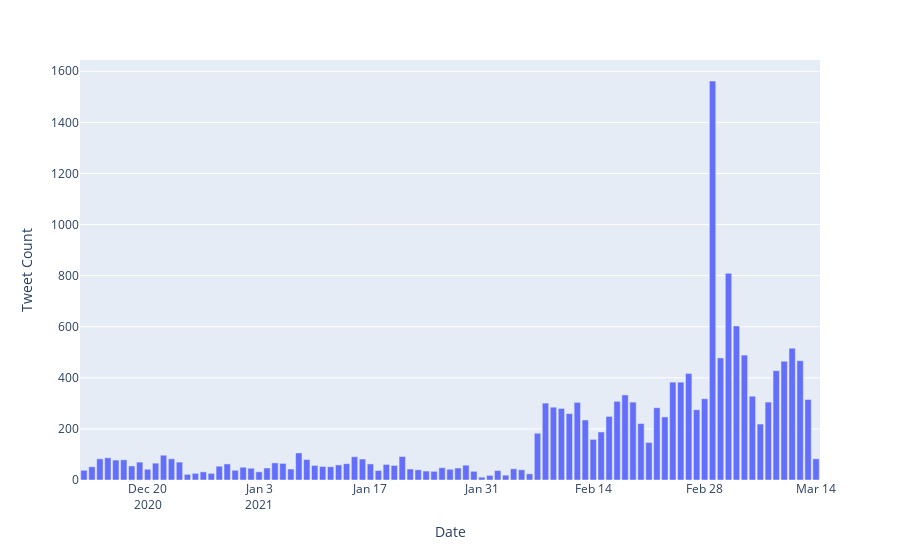

The cell this chart's notebook holds for it:
### Code cell
# let's inspect how many tweets there were with respect to time
timeline = df.groupby(['date']).count().reset_index()
timeline['count'] = timeline['text']
timeline = timeline[['date', 'count']]
fig = px.bar(timeline, x='date', y='count', labels={'date': 'Date', 'count': 'Tweet Count'})
fig.show()
# fig.write_image("./figures/tweet_freq_over_time.png")

### Figure 1 — Plotly figure (JSON) as saved in the notebook; plotly's stock layout.template omitted (floating-point values rounded to 4 significant figures)
{"data": [{"alignmentgroup": "True", "hovertemplate": "Date=%{x}<br>Tweet Count=%{y}<extra></extra>", "legendgroup": "", "marker": {"color": "#636efa", "pattern": {"shape": ""}}, "name": "", "offsetgroup": "", "orientation": "v", "showlegend": false, "textposition": "auto", "type": "bar", "x": ["2020-12-12", "2020-12-13", "2020-12-14", "2020-12-15", "2020-12-16", "2020-12-17", "2020-12-18", "2020-12-19", "2020-12-20", "2020-12-21", "2020-12-22", "2020-12-23", "2020-12-24", "2020-12-25", "2020-12-26", "2020-12-27", "2020-12-28", "2020-12-29", "2020-12-30", "2020-12-31", "2021-01-01", "2021-01-02", "2021-01-03", "2021-01-04", "2021-01-05", "2021-01-06", "2021-01-07", "2021-01-08", "2021-01-09", "2021-01-10", "2021-01-11", "2021-01-12", "2021-01-13", "2021-01-14", "2021-01-15", "2021-01-16", "2021-01-17", "2021-01-18", "2021-01-19", "2021-01-20", "2021-01-21", "2021-01-22", "2021-01-23", "2021-01-24", "2021-01-25", "2021-01-26", "2021-01-27", "2021-01-28", "2021-01-29", "2021-01-30", "2021-01-31", "2021-02-01", "2021-02-02", "2021-02-03", "2021-02-04", "2021-02-05", "2021-02-06", "2021-02-07", "2021-02-08", "2021-02-09", "2021-02-10", "2021-02-11", "2021-02-12", "2021-02-13", "2021-02-14", "2021-02-15", "2021-02-16", "2021-02-17", "2021-02-18", "2021-02-19", "2021-02-20", "2021-02-21", "2021-02-22", "2021-02-23", "2021-02-24", "2021-02-25", "2021-02-26", "2021-02-27", "2021-02-28", "2021-03-01", "2021-03-02", "2021-03-03", "2021-03-04", "2021-03-05", "2021-03-06", "2021-03-07", "2021-03-08", "2021-03-09", "2021-03-10", "2021-03-11", "2021-03-12", "2021-03-13", "2021-03-14"], "xaxis": "x", "y": [38, 52, 83, 87, 78, 79, 55, 70, 42, 66, 97, 83, 70, 22, 26, 32, 26, 54, 63, 38, 50, 46, 32, 47, 67, 65, 43, 106, 80, 57, 53, 52, 59, 64, 91, 82, 63, 37, 61, 57, 92, 43, 40, 35, 34, 48, 42, 47, 58, 34, 11, 18, 37, 19, 44, 40, 24, 183, 301, 285, 280, 260, 304, 235, 159, 188, 249, 308, 333, 305, 221, 147, 283, 247, 383, 383, 417, 275, 318, 1562, 478, 809, 603, 489, 328, 219, 305, 428, 465, 516, 467, 315, 83], "yaxis": "y"}], "layout": {"barmode": "relative", "legend": {"tracegroupgap": 0}, "margin": {"t": 60}, "xaxis": {"anchor": "y", "domain": [0, 1], "title": {"text": "Date"}}, "yaxis": {"anchor": "x", "domain": [0, 1], "title": {"text": "Tweet Count"}}}}
